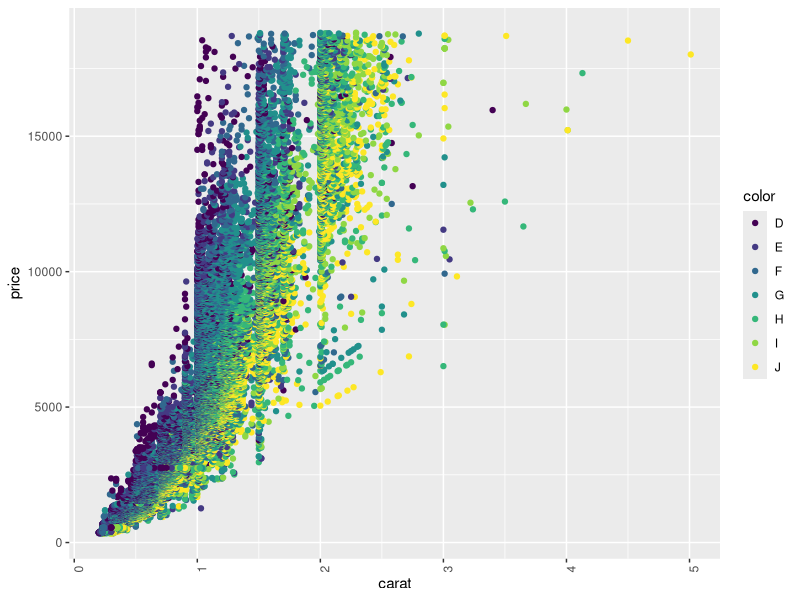

The R source for this figure:
## ---- chunk 1
library(tidyverse)

knitr::opts_chunk$set(fig.height = 4, fig.width = 5)
## ---- chunk 2
ggplot(diamonds, aes(x = carat, y = price, colour = color)) +
  geom_point() +
  theme(axis.text.x = element_text(angle = 90))
